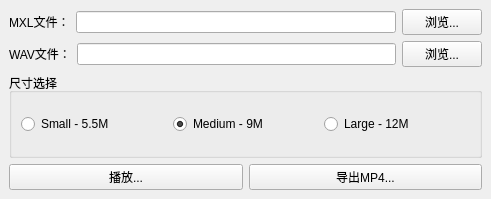
<?xml version="1.0" encoding="UTF-8"?>
<ui version="4.0">
 <class>MainWindow</class>
 <widget class="QMainWindow" name="MainWindow">
  <property name="geometry">
   <rect>
    <x>0</x>
    <y>0</y>
    <width>491</width>
    <height>199</height>
   </rect>
  </property>
  <property name="windowTitle">
   <string>AVPStudio MXLPlayer - Home</string>
  </property>
  <widget class="QWidget" name="centralwidget">
   <layout class="QVBoxLayout" name="verticalLayout">
    <item>
     <layout class="QHBoxLayout" name="horizontalLayoutMXLLoad">
      <item>
       <widget class="QLabel" name="labelMXL">
        <property name="text">
         <string>MXL文件：</string>
        </property>
       </widget>
      </item>
      <item>
       <widget class="QLineEdit" name="lineEditMXLPath"/>
      </item>
      <item>
       <widget class="QPushButton" name="pushButtonMXLBrowse">
        <property name="text">
         <string>浏览...</string>
        </property>
       </widget>
      </item>
     </layout>
    </item>
    <item>
     <layout class="QHBoxLayout" name="horizontalLayoutWAVLoad">
      <item>
       <widget class="QLabel" name="labelWAV">
        <property name="text">
         <string>WAV文件：</string>
        </property>
       </widget>
      </item>
      <item>
       <widget class="QLineEdit" name="lineEditWAVPath"/>
      </item>
      <item>
       <widget class="QPushButton" name="pushButtonWAVBrowse">
        <property name="text">
         <string>浏览...</string>
        </property>
       </widget>
      </item>
     </layout>
    </item>
    <item>
     <widget class="QGroupBox" name="groupBox">
      <property name="title">
       <string>尺寸选择</string>
      </property>
      <layout class="QHBoxLayout" name="horizontalLayout">
       <item>
        <widget class="QRadioButton" name="radioButtonSmall">
         <property name="text">
          <string>Small - 5.5M</string>
         </property>
        </widget>
       </item>
       <item>
        <widget class="QRadioButton" name="radioButtonMedium">
         <property name="text">
          <string>Medium - 9M</string>
         </property>
         <property name="checked">
          <bool>true</bool>
         </property>
        </widget>
       </item>
       <item>
        <widget class="QRadioButton" name="radioButtonLarge">
         <property name="text">
          <string>Large - 12M</string>
         </property>
        </widget>
       </item>
      </layout>
     </widget>
    </item>
    <item>
     <layout class="QHBoxLayout" name="horizontalLayoutButtons">
      <item>
       <widget class="QPushButton" name="pushButtonPlay">
        <property name="text">
         <string>播放...</string>
        </property>
       </widget>
      </item>
      <item>
       <widget class="QPushButton" name="pushButtonExportMP4">
        <property name="text">
         <string>导出MP4...</string>
        </property>
       </widget>
      </item>
     </layout>
    </item>
   </layout>
  </widget>
  <widget class="QMenuBar" name="menubar">
   <property name="geometry">
    <rect>
     <x>0</x>
     <y>0</y>
     <width>491</width>
     <height>21</height>
    </rect>
   </property>
  </widget>
 </widget>
 <resources/>
 <connections/>
</ui>
